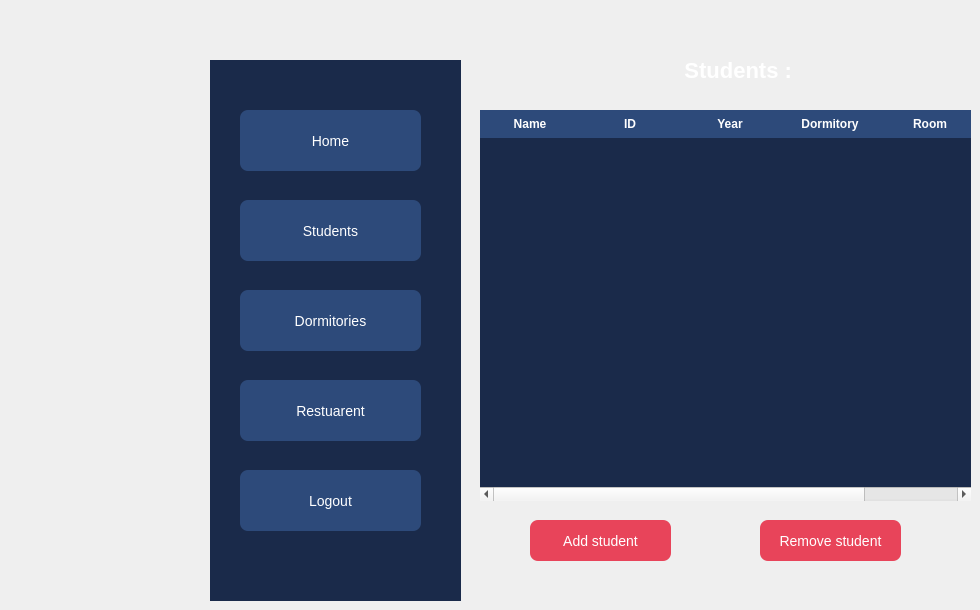
    <widget class="QWidget" name="studentsPage">
     <widget class="QFrame" name="frame_6">
      <property name="geometry">
       <rect>
        <x>210</x>
        <y>60</y>
        <width>251</width>
        <height>541</height>
       </rect>
      </property>
      <property name="styleSheet">
       <string notr="true">background-color: #1a2a4a;
border-radius: 0px;
border: none;</string>
      </property>
      <property name="frameShape">
       <enum>QFrame::Shape::StyledPanel</enum>
      </property>
      <property name="frameShadow">
       <enum>QFrame::Shadow::Raised</enum>
      </property>
      <widget class="QPushButton" name="btnHome2">
       <property name="geometry">
        <rect>
         <x>30</x>
         <y>50</y>
         <width>181</width>
         <height>61</height>
        </rect>
       </property>
       <property name="styleSheet">
        <string notr="true">background-color: #2d4a7a;
color: white;
border-radius: 8px;
font-size: 14px;
padding: 10px;
border: none;</string>
       </property>
       <property name="text">
        <string>Home</string>
       </property>
      </widget>
      <widget class="QPushButton" name="btnDormitories2">
       <property name="geometry">
        <rect>
         <x>30</x>
         <y>230</y>
         <width>181</width>
         <height>61</height>
        </rect>
       </property>
       <property name="styleSheet">
        <string notr="true">background-color: #2d4a7a;
color: white;
border-radius: 8px;
font-size: 14px;
padding: 10px;
border: none;</string>
       </property>
       <property name="text">
        <string>Dormitories</string>
       </property>
      </widget>
      <widget class="QPushButton" name="btnStudents2">
       <property name="geometry">
        <rect>
         <x>30</x>
         <y>140</y>
         <width>181</width>
         <height>61</height>
        </rect>
       </property>
       <property name="styleSheet">
        <string notr="true">background-color: #2d4a7a;
color: white;
border-radius: 8px;
font-size: 14px;
padding: 10px;
border: none;</string>
       </property>
       <property name="text">
        <string>Students</string>
       </property>
      </widget>
      <widget class="QPushButton" name="btnRestaurant2">
       <property name="geometry">
        <rect>
         <x>30</x>
         <y>320</y>
         <width>181</width>
         <height>61</height>
        </rect>
       </property>
       <property name="styleSheet">
        <string notr="true">background-color: #2d4a7a;
color: white;
border-radius: 8px;
font-size: 14px;
padding: 10px;
border: none;</string>
       </property>
       <property name="text">
        <string>Restuarent</string>
       </property>
      </widget>
      <widget class="QPushButton" name="btnLogout2">
       <property name="geometry">
        <rect>
         <x>30</x>
         <y>410</y>
         <width>181</width>
         <height>61</height>
        </rect>
       </property>
       <property name="styleSheet">
        <string notr="true">background-color: #2d4a7a;
color: white;
border-radius: 8px;
font-size: 14px;
padding: 10px;
border: none;</string>
       </property>
       <property name="text">
        <string>Logout</string>
       </property>
      </widget>
     </widget>
     <widget class="QTableWidget" name="studentsTable">
      <property name="geometry">
       <rect>
        <x>480</x>
        <y>110</y>
        <width>491</width>
        <height>391</height>
       </rect>
      </property>
      <property name="styleSheet">
       <string notr="true">QTableWidget {
    background-color: #1a2a4a;
    color: white;
    border-radius: 8px;
    border: none;
    gridline-color: #2d4a7a;
}
QHeaderView::section {
    background-color: #2d4a7a;
    color: white;
    font-weight: bold;
    border: none;
    padding: 5px;
}</string>
      </property>
      <column>
       <property name="text">
        <string>Name</string>
       </property>
      </column>
      <column>
       <property name="text">
        <string>ID</string>
       </property>
      </column>
      <column>
       <property name="text">
        <string>Year</string>
       </property>
      </column>
      <column>
       <property name="text">
        <string>Dormitory</string>
       </property>
      </column>
      <column>
       <property name="text">
        <string>Room</string>
       </property>
      </column>
     </widget>
     <widget class="QLabel" name="label_13">
      <property name="geometry">
       <rect>
        <x>550</x>
        <y>60</y>
        <width>351</width>
        <height>20</height>
       </rect>
      </property>
      <property name="styleSheet">
       <string notr="true">color: white;
font-size: 22px;
font-weight: bold;
background-color: transparent;</string>
      </property>
      <property name="text">
       <string>                      Students :</string>
      </property>
     </widget>
     <widget class="QPushButton" name="btnRemoveStudent2">
      <property name="geometry">
       <rect>
        <x>760</x>
        <y>520</y>
        <width>141</width>
        <height>41</height>
       </rect>
      </property>
      <property name="styleSheet">
       <string notr="true">background-color: #e8445a;
color: white;
border-radius: 8px;
font-size: 14px;
padding: 8px;
border: none;</string>
      </property>
      <property name="text">
       <string>Remove student</string>
      </property>
     </widget>
     <widget class="QPushButton" name="btnAddStudent2">
      <property name="geometry">
       <rect>
        <x>530</x>
        <y>520</y>
        <width>141</width>
        <height>41</height>
       </rect>
      </property>
      <property name="styleSheet">
       <string notr="true">background-color: #e8445a;
color: white;
border-radius: 8px;
font-size: 14px;
padding: 8px;
border: none;</string>
      </property>
      <property name="text">
       <string>Add student</string>
      </property>
     </widget>
    </widget>
